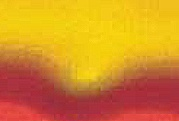
#> input picture sharpened_image.jpg, 179 x 121 px
$ python -i image_module.py   (imports and definitions only)
#> lines starting #> are read from the running program, lines starting #| are printed output that depends on the picture; after the words box and inside, x2 and y2 are one past the last pixel; in counts of white or black regions, pixels touching at a corner belong together
#> further down, picture is the input picture: shape (121, 179, 3); mean B, G, R 39.2, 139.8, 212.8
import cv2
import numpy as np
from matplotlib.colors import Normalize

import matplotlib.pyplot as plt

def image_process(img, kernal_v=6, show_fig=True) -> tuple:
#> called with kernal_v = 6, show_fig = True
    blur = cv2.GaussianBlur(img, (5, 5), 2)
    h, w = img.shape[:2]
#> h = 121; w = 179
    # Morphological gradient
    kernel = cv2.getStructuringElement(cv2.MORPH_ELLIPSE, (kernal_v, kernal_v))
    gradient = cv2.morphologyEx(blur, cv2.MORPH_GRADIENT, kernel)
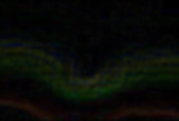
#> gradient: shape (121, 179, 3); mean B, G, R 6.6, 10.5, 8.6
    lowerb = np.array([0, 0, 0])
    upperb = np.array([15, 15, 15])
    binary = cv2.inRange(gradient, lowerb, upperb)
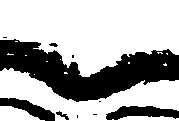
#> binary: shape (121, 179); 68.4% white; 10 black regions (5 under 20 px), largest, box (x1, y1, x2, y2) and area: (0, 39, 179, 102) 5554, (106, 106, 179, 120) 653, (0, 98, 55, 121) 552, (56, 111, 69, 120) 45, (49, 43, 58, 47) 24
    for row in range(h):
        if binary[row, 0] == 255:
            cv2.floodFill(binary, None, (0, row), 0)
        if binary[row, w-1] == 255:
            cv2.floodFill(binary, None, (w-1, row), 0)
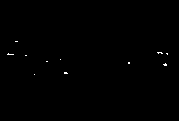
#> binary: shape (121, 179); 0.22% white in thin lines or dots, all inside (x1, y1, x2, y2) = (7, 41, 168, 75)

    for col in range(w):
        if binary[0, col] == 255:
            cv2.floodFill(binary, None, (col, 0), 0)
        if binary[h-1, col] == 255:
            cv2.floodFill(binary, None, (col, h-1), 0)

    foreground = cv2.morphologyEx(binary, cv2.MORPH_OPEN, kernel)
#> foreground: shape (121, 179); every value is 0
    foreground = cv2.morphologyEx(foreground, cv2.MORPH_CLOSE, kernel)

    # kernel = cv2.getStructuringElement(cv2.MORPH_ELLIPSE, (17, 17))
    background = cv2.dilate(foreground, kernel, iterations=3)
    unknown = cv2.subtract(background, foreground)

    # Convert the image to grayscale
    gray = background

    background[background==255] = 5
    background[background==0] = 255
#> background: shape (121, 179); every value is 255
    background[background==5] = 0

    # Apply a threshold to the image to
    # separate the objects from the background
    ret, thresh = cv2.threshold(
        gray, 0, 255, cv2.THRESH_BINARY_INV+cv2.THRESH_OTSU)
#> ret = 0

    # Find the contours of the objects in the image
    contours, hierarchy = cv2.findContours(
        thresh, cv2.RETR_EXTERNAL, cv2.CHAIN_APPROX_SIMPLE)
#> contours = []

    # Loop through the contours and calculate the area of each object

    figure=plt.figure()
    fig, ax = plt.subplots()
    ellipses=[]
    for cnt in contours:
        area = cv2.contourArea(cnt)
        # Draw a bounding box around each
        # object and display the area on the image
        x, y, w, h = cv2.boundingRect(cnt)
        xy, width_height, angle = cv2.fitEllipse(cnt)
        ellipses.append([xy[0], xy[1], width_height[0], width_height[1], angle])
        if show_fig:
            cv2.ellipse(img, (int(xy[0]), int(xy[1])), (int(width_height[0]/2), int(width_height[1]/2)), angle, 0, 360, (0, 255, 255), 2)
            cv2.ellipse(background, (int(xy[0]), int(xy[1])), (int(width_height[0]/2), int(width_height[1]/2)), angle, 0, 360, (100, 255, 255), 2)
            cv2.rectangle(img, (x, y), (x+w, y+h), (255, 255, 0), 2)
            cv2.putText(img, str(area), (x, y+100),
                        cv2.FONT_HERSHEY_SIMPLEX, 1, (0, 255, 255), 2)

            cv2.rectangle(background, (x, y), (x+w, y+h), (0, 0, 0), 2)
            cv2.putText(background, str(area), (x, y+100),
                        cv2.FONT_HERSHEY_SIMPLEX, 1, (100, 144, 100), 2)
#> this loop made 0 passes
#> after the loop, ellipses = []
    if show_fig:
        plt.subplot(1,2,1)
        plt.imshow(img)
        plt.subplot(1,2,2)
        plt.imshow(background)
    return ellipses


>>> import cv2
>>> picture = cv2.imread('../../sharpened_image.jpg')
>>> result = image_process(picture)
#> result = []
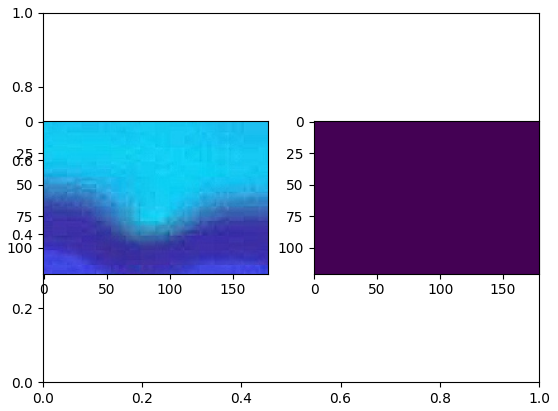
#> figure drawn by matplotlib, 2 panels; B, G, R data is drawn as R, G, B

$ run again, on beneze.png
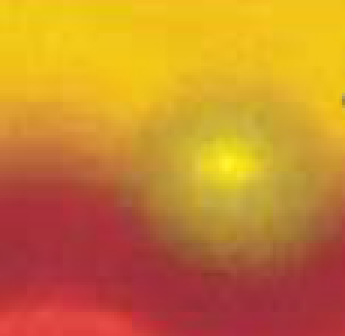
#> input picture beneze.png, 115 x 112 px (shown 3 times larger)
#> picture is the input picture: shape (112, 115, 3); mean B, G, R 46.6, 130.5, 201.4
#> after the loop in image_process, `for row in range(h):`:
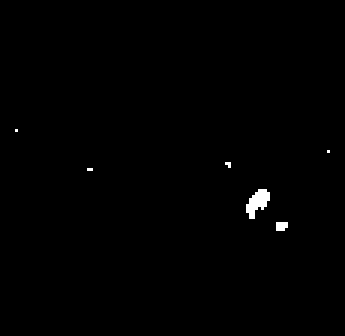
#> binary: shape (112, 115) (shown 3 times larger); 0.5% white; 6 white regions (5 under 20 px), largest, box (x1, y1, x2, y2) and area: (82, 63, 90, 73) 46
#> foreground: shape (112, 115); every value is 0
#> background: shape (112, 115); every value is 255
#> ret = 0
#> contours = []
#> `result = image_process(picture)`:
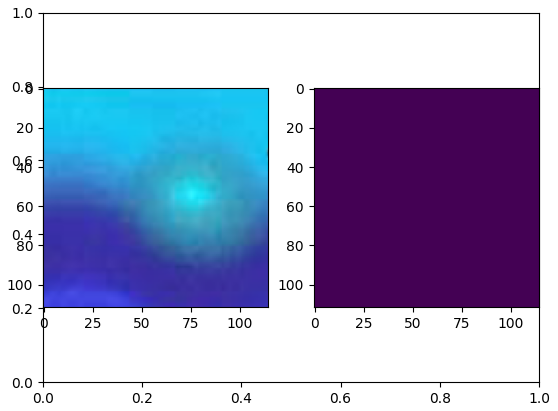
#> figure drawn by matplotlib, 2 panels; B, G, R data is drawn as R, G, B
